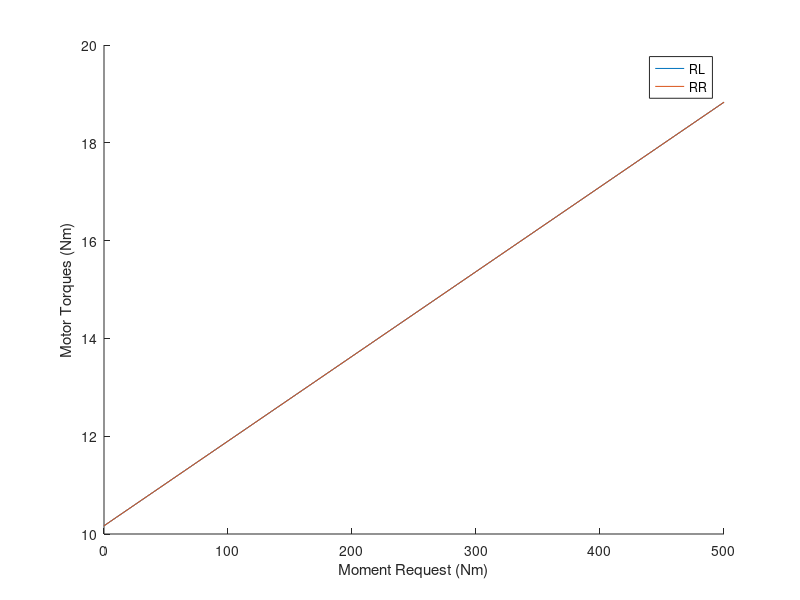

This chart was generated by the following MATLAB code:
N = 101

#x = linspace (-11, 11, N)
x = linspace (0, 500, N)

torqueRl = []
torqueRr = []
torqueFl = []
torqueFr = []

for i = [1:N]

  #TODO(Barach): Validate all these

  wheelRadius = 0.0254 * 10;
  gearRatio = 14;

  trackWidthFront = 1.22;
  trackWidthRear = 1.2;
  frontRearWeightBias = 0.52;

  wheelBase = 1.528;

  # wheelAngle = 11 * x (i) / 500;
  wheelAngle = 11;

  lx = trackWidthFront / 2.0;
  ly = wheelBase * frontRearWeightBias;
  lr = sqrt (lx * lx + ly * ly);
  a = atand (ly / lx);

  yawTransferRl =  gearRatio * trackWidthRear / (2.0 * wheelRadius);
  yawTransferRr = -gearRatio * trackWidthRear / (2.0 * wheelRadius);

  yawTransferFl =  gearRatio * lr / wheelRadius * cosd (a - wheelAngle);
  yawTransferFr = -gearRatio * lr / wheelRadius * cosd (a + wheelAngle);

  throttlePosition = 0.5;
  torqueLimit = 84 * throttlePosition;

  momentIdeal = x (i);

  # Option 1 (Will likely overload the FL tire in understeer conditions)

##  drivingBiasFr = 0.6;
##  momentBiasFr = 0.4;
##
##  A = [1,             1,             0,             0
##       0,             0,             1,             1
##       yawTransferRl, yawTransferRr, 0,             0
##       0,             0,             yawTransferFl, yawTransferFr];
##
##  B = [     drivingBiasFr  * torqueLimit,
##       (1 - drivingBiasFr) * torqueLimit,
##            momentBiasFr   * momentIdeal,
##       (1 - momentBiasFr)  * momentIdeal];

  # Option 2 (Cannot find any values that are normal, useless)

##  drivingBiasFr = 0.6;
##  drivingBiasLr = 0.45;
##
##  A = [1,                 1,                 1,                 1,
##       yawTransferRl,     yawTransferRr,     yawTransferFl,     yawTransferFr,
##       drivingBiasFr-1,   drivingBiasFr-1,   drivingBiasFr,     drivingBiasFr,
##       drivingBiasLr-1,   drivingBiasLr,     drivingBiasLr-1,   drivingBiasLr]
##
##  B = [torqueLimit,
##       momentIdeal,
##       0,
##       0]

  # Option 3 (Doesn't respect driving F/R bias in oversteer/understeer conditions)

  drivingBiasFr = 0.6;

  A = [1,             1,             1,             1,
       yawTransferRl, yawTransferRr, yawTransferFl, yawTransferFr,
       0,             2,             0,             0,
       0,             0,             2,             0]

  B = [torqueLimit,
       momentIdeal,
       drivingBiasFr * torqueLimit,
       (1-drivingBiasFr) * torqueLimit]

  C = A^-1 * B;

  torqueRl (i) = C (1);
  torqueRr (i) = C (2);
  torqueFl (i) = C (3);
  torqueFr (i) = C (4);

  torqueRr2 (i) = drivingBiasFr * torqueLimit / 2;
  torqueFl2 (i) = (1 - drivingBiasFr) * torqueLimit / 2;

  momentRequired = momentIdeal - torqueRr2 (i) * yawTransferRr - torqueFl2 (i) * yawTransferFl

  torqueRl2 (i) =  (momentRequired - 0.5 * torqueLimit * yawTransferFr) / (yawTransferRl - yawTransferFr);
  torqueFr2 (i) = -(momentRequired - 0.5 * torqueLimit * yawTransferRl) / (yawTransferRl - yawTransferFr);

endfor

figure;
hold on;
plot (x, torqueRl);
plot (x, torqueRl2);

#figure;
#hold on;

#plot (x, torqueRl, c='r');
#plot (x, torqueRr, c='b');
#plot (x, torqueFl, c='y');
#plot (x, torqueFr, c='g');

#plot (x, zeros (N))
#plot (x, 21 * ones (N))

legend ("RL", "RR", "FL", "FR");

xlabel ("Moment Request (Nm)");
ylabel ("Motor Torques (Nm)");
